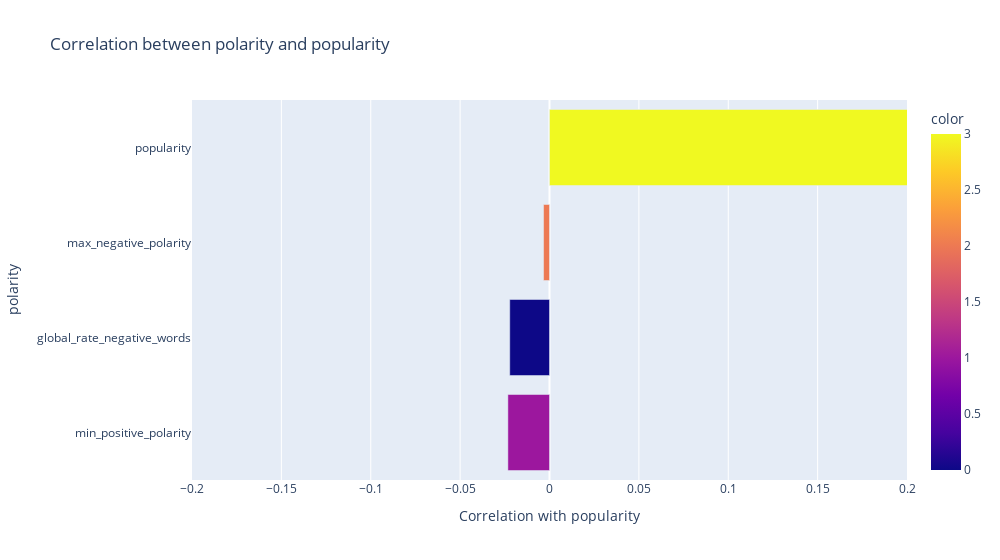

Notebook cell for this chart:
### Code cell
polarity=data[truely_continuous_value[23:26]+['popularity']]
fig=px.bar(polarity.corr()['popularity'].index,
           x=polarity.corr()['popularity'].values,
           y=polarity.corr()['popularity'].index,
           color=[i for i in range(4)],
           orientation='h',
           width=1000,
           title="Correlation between polarity and popularity")
fig.update_layout(xaxis_title="Correlation with popularity", yaxis_title="polarity",xaxis_range=[-0.2,0.2],
                      yaxis_categoryorder = 'total ascending', uniformtext_mode='hide')

### Figure 1 — Plotly figure (JSON) as saved in the notebook; plotly's stock layout.template omitted (floating-point values rounded to 4 significant figures)
{"data": [{"alignmentgroup": "True", "hovertemplate": "x=%{x}<br>y=%{y}<br>color=%{marker.color}<extra></extra>", "legendgroup": "", "marker": {"color": [0, 1, 2, 3], "coloraxis": "coloraxis", "pattern": {"shape": ""}}, "name": "", "offsetgroup": "", "orientation": "h", "showlegend": false, "textposition": "auto", "type": "bar", "x": [-0.02224, -0.02328, -0.003329, 1], "xaxis": "x", "y": ["global_rate_negative_words", "min_positive_polarity", "max_negative_polarity", "popularity"], "yaxis": "y"}], "layout": {"barmode": "relative", "coloraxis": {"colorbar": {"title": {"text": "color"}}, "colorscale": [[0, "#0d0887"], [0.1111, "#46039f"], [0.2222, "#7201a8"], [0.3333, "#9c179e"], [0.4444, "#bd3786"], [0.5556, "#d8576b"], [0.6667, "#ed7953"], [0.7778, "#fb9f3a"], [0.8889, "#fdca26"], [1, "#f0f921"]]}, "legend": {"tracegroupgap": 0}, "title": {"text": "Correlation between polarity and popularity"}, "uniformtext": {"mode": "hide"}, "width": 1000, "xaxis": {"anchor": "y", "domain": [0, 1], "range": [-0.2, 0.2], "title": {"text": "Correlation with popularity"}}, "yaxis": {"anchor": "x", "categoryorder": "total ascending", "domain": [0, 1], "title": {"text": "polarity"}}}}
